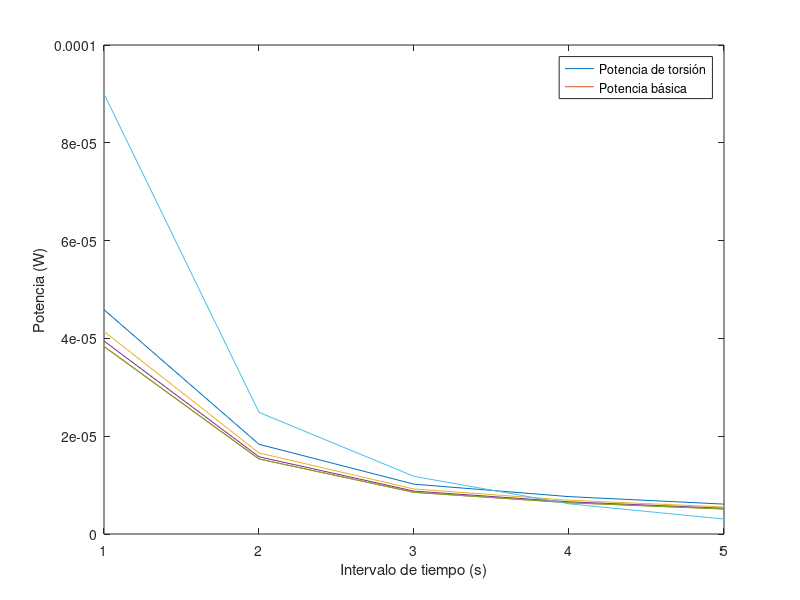

The MATLAB source for this figure:
% José Antonio Fernández López
% TFG - Generación de energía con una turbina eólica flotante

%% Pruebas

%% Configuración

    % Densidad del aire
       Ro = 1.225; %Kg/m^3

    % Longitud de la pala
        L = 34; %m

    % Número de segmentos en los que se divide la pala
        N = 5;
        i = 1:N;

    % Ángulo inicial de giro
        theta_1 = 2; %Grados [º]

    % Variación de Theta_i
        Delta_theta = 0.02; %Grados [º]

        %Creamos el ángulo de torsión
        theta_i = zeros(1,N);
    
            for j = 1:N
                if j < 2
                    theta_i(1) = theta_1;
                else
                    theta_i(j) = theta_i(j-1) + Delta_theta;
                end
            end
    
        theta_1 = (theta_1 * pi) / 180; %Rad
        Delta_theta = (Delta_theta * pi) / 180; %Rad
        theta_i = (theta_i .* pi) / 180; %Rad
        
    % Velocidad del viento
        u = 1:1:100; %m/s
        v = 15;
    % Densidad del material de la pala
        CFRP = 1410; %kg/m^3
        GFRP = 1500; %kg/m^3
        GFEpoxi = 1700; %kg/m^3
        dens_pala = [CFRP GFRP GFEpoxi];
    
    % Masa de la pala
        masa_pala = 5200; %Kg

%% Fórmulas para el cálculo inicial y completo de la pala de la turbina eólica.
 
  % Establecemos el buje y la punta
    Buje = 3; %m
    Punta = 0.6; %m
    L_i = L/N;

  % Se calcula la hipotenusa de borde de fuga
    H_bf = sqrt(((Buje - Punta)^2) + L^2);
  % Ahora el ángulo Phi, con el que decrece la chord line a lo largo de L
    Phi = asin( (Buje - Punta) / H_bf );
    Phi_deg = (Phi * 180) / pi;
  % Variables necesarias para el cálculo de la chord line
    altura_i = (((2*i) -1) * L) / (2*N);
    diagonal_i = (((2*i) -1) * H_bf) / (2*N);
    x_i = sqrt(diagonal_i.^2 - altura_i.^2);
   % Ya se puede obtener la línea de cuerda de cada segmento
    c_i = Buje - x_i;
    
  % Usando algunas fórmulas del desarrollo de Carlos Armenta Deu,
  % referenciado en mi trabajo.
    % Lado inicial de la pala
        c_left_i = c_i + (L_i/2) * tan(Phi);
    % Lado final de la pala
        c_right_i = c_i - (L_i/2) * tan(Phi);
    % Área de cada segmento de la pala
        S_i = ((c_left_i + c_right_i) / 2) * L_i;

    %Definición del brazo
        cateto_buje = (Buje/2) - (Punta/2);
        R_brazo = sqrt(cateto_buje.^2 + L.^2);
        brazo_i = (((2*i) -1) .* R_brazo) / (2*N);
    % Masa de cada segmento de la pala
        S_pala = sum(S_i); 
        m_i = (S_i/S_pala) * masa_pala;

    % Momento inercia del área de un trapecio
        I_area = (L_i^3).*((c_right_i.^2) + (4.*c_right_i.*c_left_i) + (c_left_i.^2)) ./ (36 .* (c_right_i + c_left_i));
        steiner_theorem = m_i .* (brazo_i.^2);

        I_eje_paralelo = I_area + steiner_theorem;

    % Momento de inercia general
        I = dens_pala(3) .* I_eje_paralelo;



    % Calculamos el tiempo, lo que tarda el viento para diferentes velocidades en atravesar el
    % segmento
        %intervalo_tiempo = c_i ./ u(v);
        intervalo_tiempo = zeros(N,N);
        u_viento = [2 5 9 12 15]
        for j = 1:N
            for j2 = 1:N
                intervalo_tiempo(j,j2) = c_i(j2) ./ u_viento(j)
            end
        end
%% Cuando solo presenta ángulo de cabeceo
    % Fuerza del viento
        %F_viento_i = (1/2) .* Ro .* S_i .* (u(v).^2);
        F_viento_i = zeros(N,N);
        for j = 1:N
            for j2 = 1:N
                F_viento_i(j,j2) = (1/2) .* Ro .* S_i(j2) .* u_viento(j);
            end 
        end
    % Fuerza normal
        F_normal_i = F_viento_i .* sin(theta_1);
    % Momento de torsión
        torque_0 = F_normal_i .* brazo_i;
    % Torque global
        torque_global_0 = sum(torque_0);



    % Aceleración angular
        alpha_ang_0 = torque_0 ./ I;
    % Velocidad angular
        Omega_0 = alpha_ang_0 .* intervalo_tiempo;
    % Potencia de la pala
        potencia_0 = torque_global_0 * Omega_0

%% Cuando presenta ángulo de cabeceo y torsión de los segmentos

    % Fuerza normal
        F_normal_i_torsion = F_viento_i .* sin(theta_i);
    % Momento de torsión
        %Se necesita multiplicar por el seno del ángulo de torsión para
        %sacar el torque del área efectiva
        torque_1 = zeros(1,N);
      

        %TENGO QUE CAMBIAR ESTA PARTE, POR CULPA DE LA F NORMAL DE TORSION
            for j = 1:5
                if j < 2
                    torque_1(1) = F_normal_i_torsion(1) .* brazo_i(1);
                else
                    torque_1(j) = F_normal_i_torsion(j) .* brazo_i(j) .* cos(Delta_theta);
                end
            end

    % Torque global
        torque_global_1 = sum(torque_1);

    % Aceleración angular
        alpha_ang_1 = torque_1 ./ I;
    % Velocidad angular
        Omega_1 = alpha_ang_1 .* intervalo_tiempo;
    % Potencia de la pala
        potencia_1 = torque_global_1 * Omega_1


        
 %% Representaciones


    

    figure('Name','Potencia en cada segmento de la pala con u fija','NumberTitle','off');
        plot(i,potencia_1);
        hold on;
        plot(i,potencia_0);
        xlabel('Intervalo de tiempo (s)');
        ylabel('Potencia (W)');
        legend('Potencia de torsión','Potencia básica')

